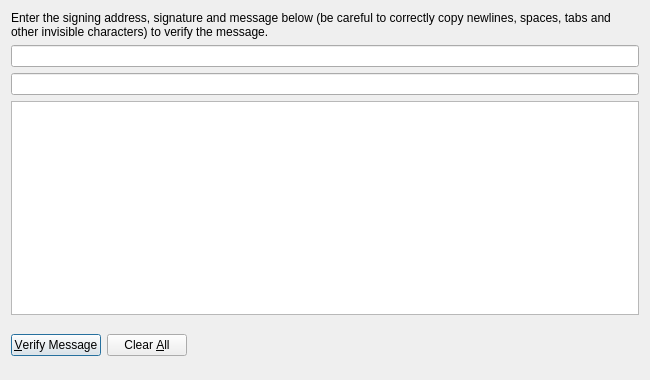
<?xml version="1.0" encoding="UTF-8"?>
<ui version="4.0">
 <class>VerifyMessageDialog</class>
 <widget class="QDialog" name="VerifyMessageDialog">
  <property name="geometry">
   <rect>
    <x>0</x>
    <y>0</y>
    <width>650</width>
    <height>380</height>
   </rect>
  </property>
  <property name="windowTitle">
   <string>Verify Signed Message</string>
  </property>
  <layout class="QVBoxLayout" name="verticalLayout">
   <item>
    <widget class="QLabel" name="label">
     <property name="text">
      <string>Enter the signing address, signature and message below (be careful to correctly copy newlines, spaces, tabs and other invisible characters) to verify the message.</string>
     </property>
     <property name="alignment">
      <set>Qt::AlignLeading|Qt::AlignLeft|Qt::AlignTop</set>
     </property>
     <property name="wordWrap">
      <bool>true</bool>
     </property>
    </widget>
   </item>
   <item>
    <widget class="QValidatedLineEdit" name="lnAddress">
     <property name="text">
      <string/>
     </property>
    </widget>
   </item>
   <item>
    <widget class="QValidatedLineEdit" name="lnSig">
     <property name="text">
      <string/>
     </property>
    </widget>
   </item>
   <item>
    <widget class="QPlainTextEdit" name="edMessage"/>
   </item>
   <item>
    <layout class="QHBoxLayout" name="horizontalLayout">
     <item>
      <widget class="QPushButton" name="verifyMessage">
       <property name="toolTip">
        <string>Verify a message to ensure it was signed with the specified Freicoin address</string>
       </property>
       <property name="text">
        <string>&amp;Verify Message</string>
       </property>
       <property name="icon">
        <iconset resource="../freicoin.qrc">
         <normaloff>:/icons/transaction_0</normaloff>:/icons/transaction_0</iconset>
       </property>
      </widget>
     </item>
     <item>
      <widget class="QPushButton" name="clearButton">
       <property name="toolTip">
        <string>Reset all verify message fields</string>
       </property>
       <property name="text">
        <string>Clear &amp;All</string>
       </property>
       <property name="icon">
        <iconset resource="../freicoin.qrc">
         <normaloff>:/icons/remove</normaloff>:/icons/remove</iconset>
       </property>
      </widget>
     </item>
     <item>
      <spacer name="horizontalSpacer_2">
       <property name="orientation">
        <enum>Qt::Horizontal</enum>
       </property>
       <property name="sizeHint" stdset="0">
        <size>
         <width>40</width>
         <height>20</height>
        </size>
       </property>
      </spacer>
     </item>
     <item>
      <widget class="QLabel" name="lblStatus">
       <property name="minimumSize">
        <size>
         <width>0</width>
         <height>48</height>
        </size>
       </property>
       <property name="font">
        <font>
         <weight>75</weight>
         <bold>true</bold>
        </font>
       </property>
       <property name="text">
        <string/>
       </property>
       <property name="wordWrap">
        <bool>true</bool>
       </property>
      </widget>
     </item>
     <item>
      <spacer name="horizontalSpacer">
       <property name="orientation">
        <enum>Qt::Horizontal</enum>
       </property>
       <property name="sizeHint" stdset="0">
        <size>
         <width>40</width>
         <height>20</height>
        </size>
       </property>
      </spacer>
     </item>
    </layout>
   </item>
  </layout>
 </widget>
 <customwidgets>
  <customwidget>
   <class>QValidatedLineEdit</class>
   <extends>QLineEdit</extends>
   <header>qvalidatedlineedit.h</header>
  </customwidget>
 </customwidgets>
 <resources>
  <include location="../freicoin.qrc"/>
 </resources>
 <connections/>
</ui>
